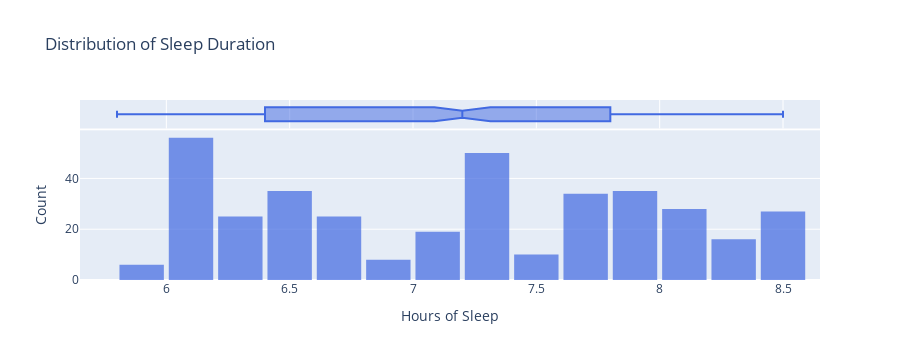

This figure's notebook cell:
### Markdown cell above
### SECTION 4: Exploratory Data Analysis (EDA)

### Code cell
import plotly.express as px

fig = px.histogram(
    df, 
    x="Sleep Duration", 
    nbins=20,
    marginal="box",      
    opacity=0.7,
    title="Distribution of Sleep Duration",
    color_discrete_sequence=["royalblue"]
)

fig.update_layout(
    xaxis_title="Hours of Sleep",
    yaxis_title="Count",
    bargap=0.1
)

fig.show()

### Figure 1 — Plotly figure (JSON) as saved in the notebook; plotly's stock layout.template omitted (floating-point values rounded to 4 significant figures; data arrays with more than 128 entries replaced by an {"elided": "..."} marker saying what was removed)
{"data": [{"alignmentgroup": "True", "bingroup": "x", "hovertemplate": "Sleep Duration=%{x}<br>count=%{y}<extra></extra>", "legendgroup": "", "marker": {"color": "royalblue", "opacity": 0.7, "pattern": {"shape": ""}}, "name": "", "nbinsx": 20, "offsetgroup": "", "orientation": "v", "showlegend": false, "type": "histogram", "x": {"elided": "374 float values"}, "xaxis": "x", "yaxis": "y"}, {"alignmentgroup": "True", "hovertemplate": "Sleep Duration=%{x}<extra></extra>", "legendgroup": "", "marker": {"color": "royalblue"}, "name": "", "notched": true, "offsetgroup": "", "showlegend": false, "type": "box", "x": {"elided": "374 float values"}, "xaxis": "x2", "yaxis": "y2"}], "layout": {"bargap": 0.1, "barmode": "relative", "height": 360, "legend": {"tracegroupgap": 0}, "title": {"text": "Distribution of Sleep Duration"}, "xaxis": {"anchor": "y", "autorange": true, "domain": [0, 1], "range": [5.65, 8.65], "title": {"text": "Hours of Sleep"}, "type": "linear"}, "xaxis2": {"anchor": "y2", "autorange": true, "domain": [0, 1], "matches": "x", "range": [5.65, 8.65], "showgrid": true, "showticklabels": false, "type": "linear"}, "yaxis": {"anchor": "x", "autorange": true, "domain": [0, 0.8316], "range": [0, 58.95], "title": {"text": "Count"}}, "yaxis2": {"anchor": "x2", "autorange": true, "domain": [0.8416, 1], "matches": "y2", "range": [-0.5, 0.5], "showgrid": false, "showline": false, "showticklabels": false, "ticks": "", "type": "category"}}}
